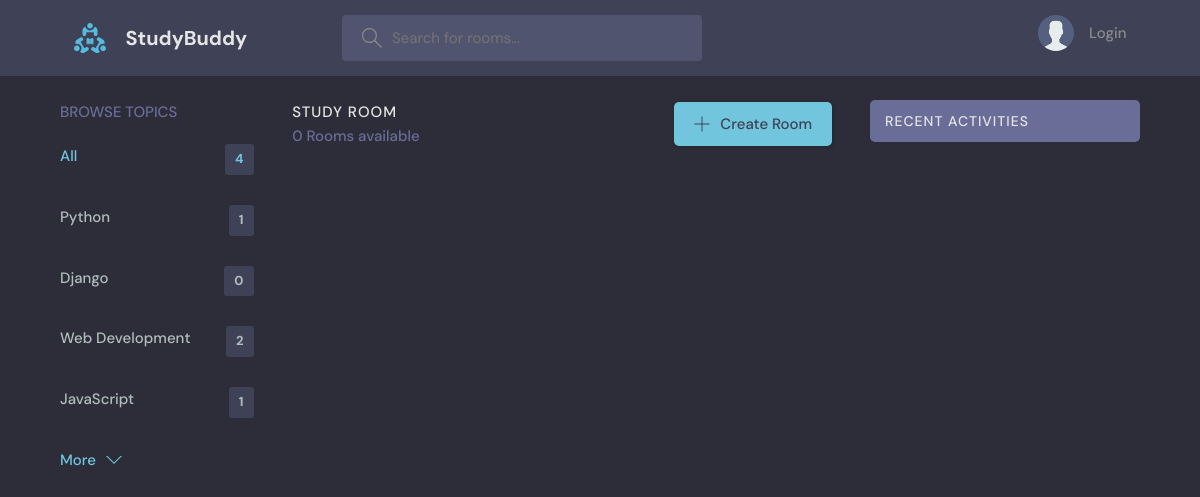
The page /?q=test on the database as committed earlier.
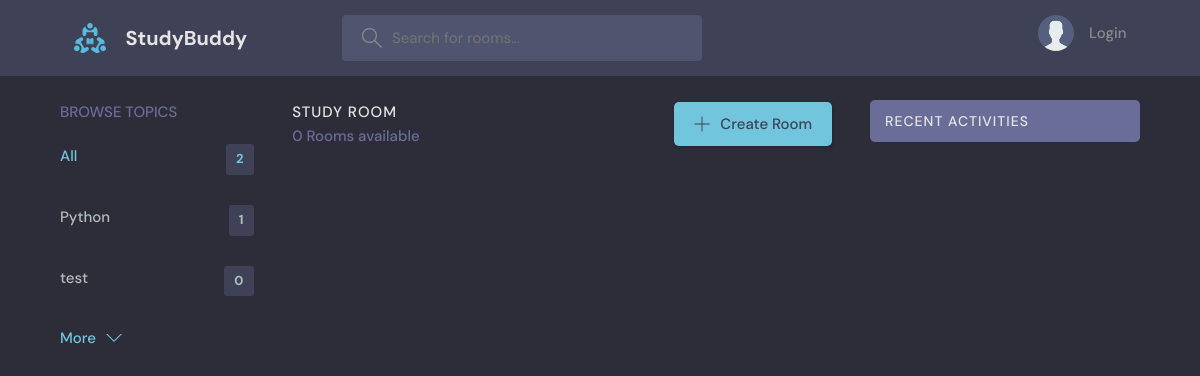
The same page on the database as committed later.
### base/models.py (models this page shows, shortened)
class Topic(models.Model):
    name = models.CharField(max_length=200)

### base/views.py (the view)
# urls.py: path('', views.home, name="home"),
def home(request):
    q = request.GET.get('q') if request.GET.get('q') != None else ''
    rooms = Room.objects.filter(
        Q(topic__name__icontains=q) |
        Q(name__icontains=q) |
        Q(description__icontains=q)
    )
    topics = Topic.objects.all()[0:5]
    room_count = rooms.count()
    room_messages = Message.objects.filter(Q(room__topic__name__icontains=q))
    context = {'rooms': rooms, 'topics':topics, 'room_count': room_count, 'room_messages': room_messages}
    return render(request, 'base/home.html', context)

### base/templates/base/home.html (shortened to what this page needs)
{% extends 'main.html' %}
{% block content %}
    <main class="layout layout--3">
      <div class="container">
        {% include 'base/topics_component.html' %}
        <div class="roomList">
          <div class="roomList__header">
            <div>
              <h2>Study Room</h2>
              <p>{{room_count}} Rooms available</p>
            </div>
            <a class="btn btn--main" href="{% url 'create-room' %}">
              <svg version="1.1" xmlns="http://www.w3.org/2000/svg" width="32" height="32" viewBox="0 0 32 32">
                <title>add</title>
                <path
                  d="M16.943 0.943h-1.885v14.115h-14.115v1.885h14.115v14.115h1.885v-14.115h14.115v-1.885h-14.115v-14.115z"
                ></path>
              </svg>
              Create Room
            </a>
          </div>
        </div>
        {% include 'base/activity_component.html' %}
      </div>
    </main>
{% endblock %}

### templates/main.html (shortened to what this page needs)
<!DOCTYPE html>
{% load static %}
<html lang="en">
  <head>
    <link rel="stylesheet" href="{% static 'styles/style.css' %}" />
  </head>
  <body>
    {% include 'navbar.html' %}
    {% block content %}
    {% endblock %}
  </body>
</html>

### templates/navbar.html (shortened to what this page needs)
{% load static %}
<header class="header header--loggedIn">
    <div class="container">
      <a href="{% url 'home' %}" class="header__logo">
        <img src="{% static 'images/logo.svg' %}" />
        <h1>StudyBuddy</h1>
      </a>
      <form class="header__search" method="GET" action="{% url 'home' %}">
        <label>
          <input name="q" placeholder="Search for rooms..." />
        </label>
      </form>
      <nav class="header__menu">
        {% if request.user.is_authenticated %}
        <div class="header__user">
          <a href="{% url 'update-user' %}">
            <div class="avatar avatar--medium active">
              <img src="{{request.user.avatar.url}}" />
            </div>
            <p>{{request.user.username}} <span>@{{request.user.username}}</span></p>
          </a>
          <button class="dropdown-button">
            <svg version="1.1" xmlns="http://www.w3.org/2000/svg" width="32" height="32" viewBox="0 0 32 32">
              <title>chevron-down</title>
              <path d="M16 21l-13-13h-3l16 16 16-16h-3l-13 13z"></path>
            </svg>
          </button>
        </div>
        {% else %}
        <a href="{% url 'login' %}">
          <img src="{% static 'images/avatar.svg' %}" />
          <p>Login</p>
        </a>
        {% endif %}
      </nav>
    </div>
  </header>

### base/templates/base/topics_component.html
<div class="topics">
    <div class="topics__header">
      <h2>Browse Topics</h2>
    </div>
    <ul class="topics__list">
      <li>
        <a href="{% url 'home' %}" class="active">All <span>{{topics.count}}</span></a>
      </li>
      {% for topic in topics %}
      <li>
        <a href="{% url 'home' %}?q={{topic.name}}">{{topic.name}} <span>{{topic.room_set.all.count}}</span></a>
      </li>
      {% endfor %}
    </ul>
    <a class="btn btn--link" href="{% url 'topics' %}">
      More
      <svg version="1.1" xmlns="http://www.w3.org/2000/svg" width="32" height="32" viewBox="0 0 32 32">
        <title>chevron-down</title>
        <path d="M16 21l-13-13h-3l16 16 16-16h-3l-13 13z"></path>
      </svg>
    </a>
  </div>

### base/templates/base/activity_component.html (shortened to what this page needs)
<div class="activities">
    <div class="activities__header">
      <h2>Recent Activities</h2>
    </div>
  </div>

### static/styles/style.css (style rules this page uses)
:root { --color-main: #71c6dd; --color-main-light: #e1f6fb; --color-dark: #3f4156; --color-dark-medium: #51546e; --color-dark-light: #696d97; --color-light: #e5e5e5; --color-gray: #8b8b8b; --color-light-gray: #b2bdbd; --color-bg: #2d2d39; --color-success: #5dd693; --color-error: #fc4b0b; }
* { font-family: "DM Sans", -apple-system, BlinkMacSystemFont, "Segoe UI", Roboto, Oxygen, Ubuntu, Cantarell, "Open Sans", "Helvetica Neue", sans-serif; margin: 0; padding: 0; box-sizing: border-box; text-rendering: optimizeLegibility; font-size: inherit; }
html { font-size: 56.25%; }
@media only screen and (min-width: 1200px) { html { font-size: 62.5%; } }
body { line-height: 1.6; font-weight: 400; font-size: 1.5rem; color: var(--color-light-gray); background-color: var(--color-bg); min-height: 100vh; }
img { width: 100%; }
a { display: inline-block; color: var(--color-main); text-decoration: none; }
.container { max-width: 120rem; width: 90%; margin: auto; }
.btn { background-color: transparent; border: none; display: inline-flex; align-items: center; gap: 1rem; cursor: pointer; transition: all ease-in-out 0.3s; padding: 1rem 2rem; border-radius: 5px; box-shadow: 1px 1px 3px 1px rgba(0, 0, 0, 0.15); font-weight: 500; }
.btn--link { border-radius: 0; padding: 0; color: var(--color-main); box-shadow: none; }
.btn--main { background-color: var(--color-main); color: var(--color-dark); }
.btn > svg { fill: currentColor; width: 1.6rem; height: 1.6rem; }
.header { padding: 1.5rem; background-color: var(--color-dark); }
.header > .container { display: flex; gap: 9.5rem; }
.header__logo, .header__user { display: flex; gap: 2rem; align-items: center; }
.header__logo > img { height: 3.2rem; width: 3.2rem; }
.header__logo > h1 { font-weight: 700; font-size: 2rem; color: var(--color-light); }
.header__search > label { background-color: var(--color-dark-medium); padding: 1.3rem 1rem; display: flex; align-items: center; gap: 1rem; border-radius: 4px; }
.header__search svg { fill: var(--color-gray); width: 2rem; height: 2rem; margin-left: 1rem; }
.header__search input { width: 30rem; background: transparent; border: none; outline: none; color: var(--color-light); }
.header__menu { margin-left: auto; position: relative; }
.header__menu a { display: flex; gap: 1.5rem; align-items: center; font-weight: 500; text-decoration: none; color: var(--color-gray); }
.header__menu img { height: 3.6rem; }
.header__menu p { line-height: 1.2; }
.layout { margin-top: 2.4rem; }
.layout > .container { display: flex; justify-content: space-between; align-items: flex-start; }
.layout--3 > .container > div:first-child { flex-basis: 18%; max-width: 22.5rem; }
.layout--3 > .container > div:nth-child(2) { flex-basis: 50%; }
.layout--3 > .container > div:last-child { flex-basis: 25%; }
.topics__header { margin-bottom: 2rem; }
.topics__header h2 { text-transform: uppercase; font-weight: 500; color: var(--color-dark-light); }
.topics__list { list-style: none; }
.topics__list li a { display: flex; justify-content: space-between; margin-bottom: 3rem; font-weight: 500; color: var(--color-light-gray); transition: all 0.3s ease-in-out; }
.topics__list li a.active, .topics__list li a:hover { color: var(--color-main); }
.topics__list li a span { padding: 0.5rem 1rem; background-color: var(--color-dark); border-radius: 3px; font-size: 1.3rem; font-weight: 700; letter-spacing: 1px; }
.roomList__header { display: flex; justify-content: space-between; align-items: center; margin-bottom: 2.4rem; }
.roomList__header h2 { text-transform: uppercase; font-weight: 500; color: var(--color-light); letter-spacing: 1px; }
.roomList__header p { font-weight: 500; color: var(--color-dark-light); }
.activities { background: var(--color-dark); border-radius: 5px; overflow: hidden; }
.activities__header h2 { background-color: var(--color-dark-light); text-transform: uppercase; font-weight: 500; padding: 1rem 1.5rem; color: var(--color-light); letter-spacing: 1px; font-size: 1.4rem; }

Rows that differ between the two databases and show on the page:
removed Topic: name "Web Development", room_set.all.count "2"
removed Topic: name "JavaScript", room_set.all.count "1"
changed Topic: name "Django" → "test"
Other text that changed with them:
{{ topics.count }}: "4" → "2"
